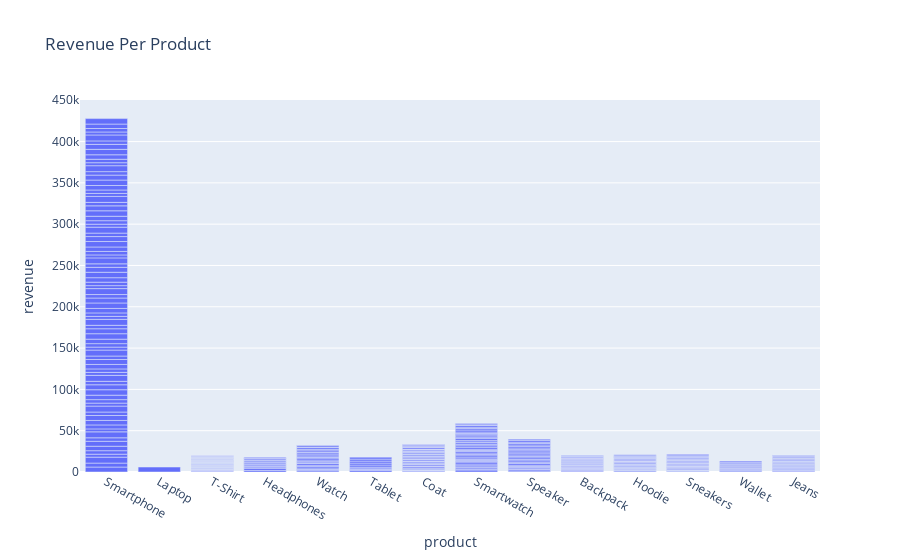

Notebook code for this chart:
### Code cell
px.bar(data_frame=df,x='product',y='revenue',title='Revenue Per Product')

### Figure 1 — Plotly figure (JSON) as saved in the notebook; plotly's stock layout.template omitted (floating-point values rounded to 4 significant figures; data arrays with more than 128 entries replaced by an {"elided": "..."} marker saying what was removed)
{"data": [{"alignmentgroup": "True", "hovertemplate": "product=%{x}<br>revenue=%{y}<extra></extra>", "legendgroup": "", "marker": {"color": "#636efa", "pattern": {"shape": ""}}, "name": "", "offsetgroup": "", "orientation": "v", "showlegend": false, "textposition": "auto", "type": "bar", "x": {"elided": "368 str values"}, "xaxis": "x", "y": {"elided": "368 float values"}, "yaxis": "y"}], "layout": {"barmode": "relative", "legend": {"tracegroupgap": 0}, "title": {"text": "Revenue Per Product"}, "xaxis": {"anchor": "y", "domain": [0, 1], "title": {"text": "product"}}, "yaxis": {"anchor": "x", "domain": [0, 1], "title": {"text": "revenue"}}}}
